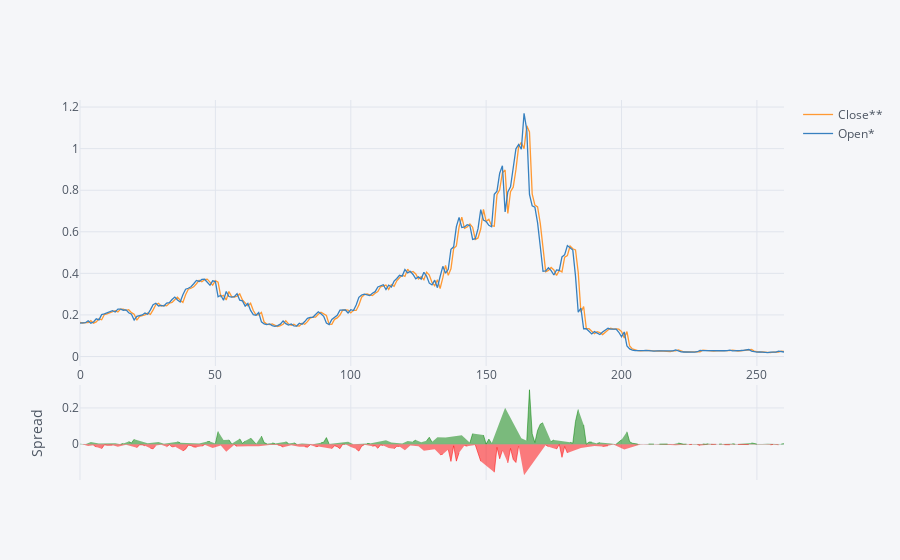

Write notebook code for a chart like this one.
### Code cell
spread.iplot(kind='spread')

### Figure 1 — Plotly figure (JSON) as saved in the notebook; plotly's stock layout.template omitted (floating-point values rounded to 4 significant figures; data arrays with more than 128 entries replaced by an {"elided": "..."} marker saying what was removed)
{"data": [{"line": {"color": "rgba(255, 153, 51, 1.0)", "dash": "solid", "shape": "linear", "width": 1.3}, "mode": "lines", "name": "Close**", "text": "", "type": "scatter", "x": {"elided": "261 int values"}, "y": {"elided": "261 float values"}}, {"line": {"color": "rgba(55, 128, 191, 1.0)", "dash": "solid", "shape": "linear", "width": 1.3}, "mode": "lines", "name": "Open*", "text": "", "type": "scatter", "x": {"elided": "261 int values"}, "y": {"elided": "261 float values"}}, {"connectgaps": false, "fill": "tozeroy", "line": {"color": "red", "dash": "solid", "shape": "linear", "width": 0.5}, "mode": "lines", "name": "Spread", "showlegend": false, "type": "scatter", "x": {"elided": "261 int values"}, "xaxis": "x2", "y": {"elided": "261 mixed values"}, "yaxis": "y2"}, {"connectgaps": false, "fill": "tozeroy", "line": {"color": "green", "dash": "solid", "shape": "linear", "width": 0.5}, "mode": "lines", "name": "Spread", "showlegend": false, "type": "scatter", "x": {"elided": "261 int values"}, "xaxis": "x2", "y": {"elided": "261 mixed values"}, "yaxis": "y2"}], "layout": {"hovermode": "x", "legend": {"bgcolor": "#F5F6F9", "font": {"color": "#4D5663"}}, "paper_bgcolor": "#F5F6F9", "plot_bgcolor": "#F5F6F9", "titlefont": {"color": "#4D5663"}, "xaxis1": {"gridcolor": "#E1E5ED", "showgrid": true, "tickfont": {"color": "#4D5663"}, "title": "", "titlefont": {"color": "#4D5663"}, "zerolinecolor": "#E1E5ED"}, "xaxis2": {"anchor": "y2", "gridcolor": "#E1E5ED", "showgrid": true, "showticklabels": false, "tickfont": {"color": "#4D5663"}, "title": "", "titlefont": {"color": "#4D5663"}, "zerolinecolor": "#E1E5ED"}, "yaxis1": {"domain": [0.3, 1], "gridcolor": "#E1E5ED", "showgrid": true, "tickfont": {"color": "#4D5663"}, "title": "", "titlefont": {"color": "#4D5663"}, "zerolinecolor": "#E1E5ED"}, "yaxis2": {"domain": [0, 0.25], "gridcolor": "#E1E5ED", "showgrid": true, "tickfont": {"color": "#4D5663"}, "title": "Spread", "titlefont": {"color": "#4D5663"}, "zerolinecolor": "#E1E5ED"}}}
